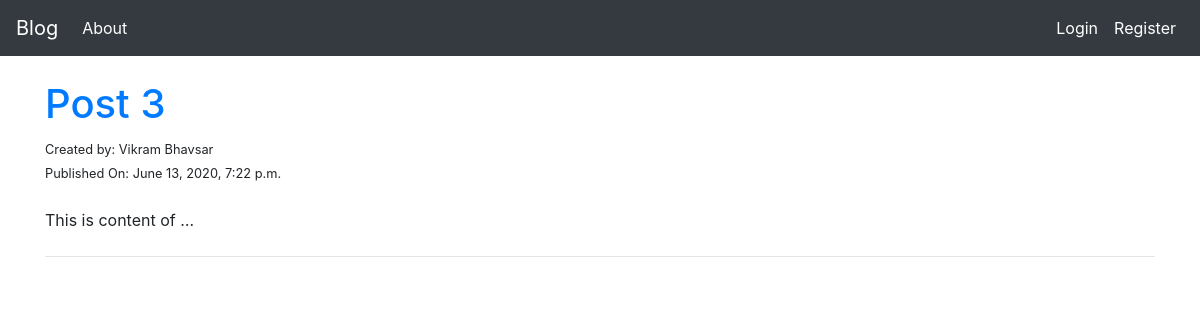
The app's page /posts/, older data.
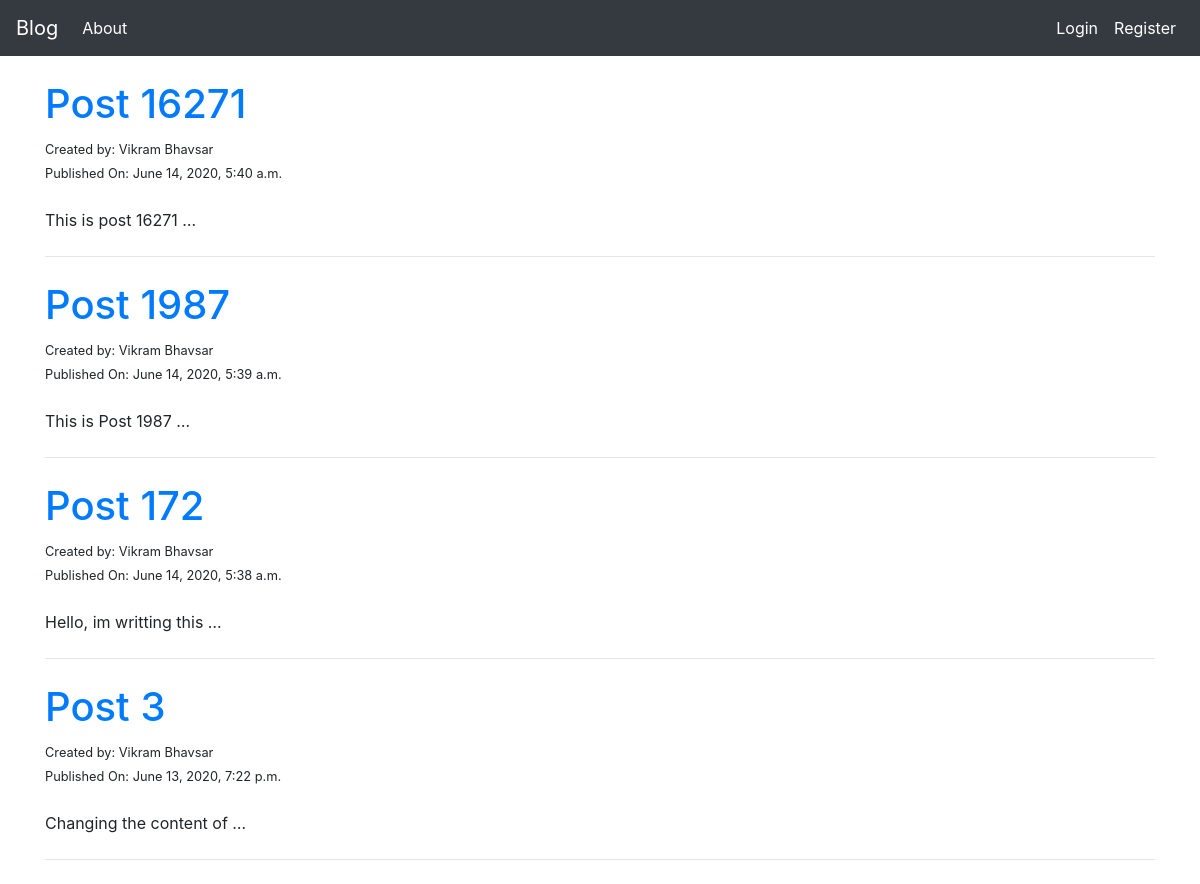
The same page, newer data.
### blog/models.py (models this page shows, shortened)
class Post(models.Model):
    author = models.ForeignKey(settings.AUTH_USER_MODEL,on_delete=models.CASCADE,related_name="posts")
    title = models.CharField(max_length=200)
    text = models.TextField()
    create_date = models.DateTimeField(default=timezone.now())
    publish_date = models.DateTimeField(blank=True,null=True)

### blog/views.py (the view)
# urls.py: path('posts/',views.PostListView.as_view(),name="post_list"),
class PostListView(ListView):
    model = Post
    template_name = "blog/post_list.html"
    def get_queryset(self):
        return Post.objects.filter(publish_date__lte=timezone.now()).order_by("-publish_date")

### blog/templates/blog/post_list.html
{% extends "blog/base.html" %}
{% block body_block %}
    <br>
    {% for item in object_list %}
        <h1> <a href="{% url "post_detail" pk=item.pk %}">{{item.title}}</a> </h1>
        <small>Created by: {{ item.author.first_name }} {{ item.author.last_name }}</small><br>
        <small>Published On: {{item.publish_date}}</small>
        <br> <br>
        <p>{{item.text | truncatewords:4 }}</p>
        <hr class="my-4">
    {% endfor %}
{% endblock %}

### blog/templates/blog/base.html (shortened to what this page needs)
<!DOCTYPE html>
<html lang="en">
<head>
    <link rel="stylesheet" href="https://stackpath.bootstrapcdn.com/bootstrap/4.5.0/css/bootstrap.min.css">
    <link href="https://maxcdn.bootstrapcdn.com/font-awesome/4.7.0/css/font-awesome.min.css" rel="stylesheet">
</head>
<body>
    <nav class="navbar navbar-expand-md navbar-dark bg-dark">
        <a href="{% url "post_list" %}" class="navbar-brand">Blog</a>
        <div class="collapse navbar-collapse" id="navbarSupportedContent">
            <ul class="navbar-nav mr-auto">
                <li class="nav-item active">
                    <a href="{% url "about_page" %}" class="nav-link">About</a>
                </li>
            </ul>
        </div>
        <div class="collapse navbar-collapse" id="navbarSupportedContent">
            <ul class="navbar-nav ml-auto">
                {% if user.is_authenticated %}
                    <li class="nav-item active">
                        <a href="{% url "draft_list" %}" class="nav-link">View Drafts</a>
                    </li>
                    <li class="nav-item active">
                        <a href="{% url "create_post" %}" class="nav-link">New Post</a>
                    </li>
                    <li class="nav-item active">
                        <a href="{% url "logout_user" %}" class="nav-link">Logout</a>
                    </li>
                {% else %}
                    <li class="nav-item active">
                        <a href="{% url "login_user" %}" class="nav-link">Login</a>
                    </li>
                    <li class="nav-item active">
                        <a href="{% url "create_user" %}" class="nav-link">Register</a>
                    </li>
                {% endif %}
            </ul>
        </div>
    </nav>
    <div class="container">
        {% block body_block %}
        {% endblock %}
    </div>
</body>
</html>

Row changes from the older to the newer data that the page shows:
added Post: title "Post 16271", author.first_name "Vikram", author.last_name "Bhavsar", publish_date "June 14, 2020, 5:40 a.m.", text "This is post 16271 …"
added Post: title "Post 1987", author.first_name "Vikram", author.last_name "Bhavsar", publish_date "June 14, 2020, 5:39 a.m.", text "This is Post 1987 …"
added Post: title "Post 172", author.first_name "Vikram", author.last_name "Bhavsar", publish_date "June 14, 2020, 5:38 a.m.", text "Hello, im writting this …"
changed Post "Post 3": text "This is content of …" → "Changing the content of …"
